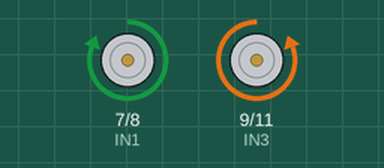
A sketch run on a simulated Arduino Uno, built with avr-gcc and run on an emulated ATmega328P. Shown: motor-driver pin pairs drawn as motors (green arrow = first pin HIGH = forward, orange = second pin HIGH = backward, longer = more drive, scaled by the enable pin).

Above: at 0.2 s.
At 0.8 s:
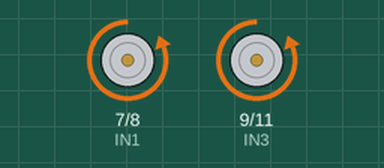
At 3.5 s:
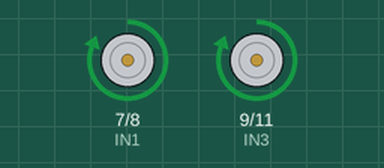
At 4.6 s:
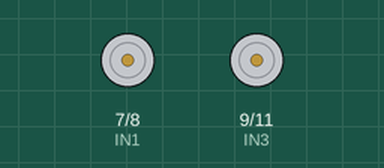
Timing chart, 0 to 7.0 s (numbered marks = the images above):
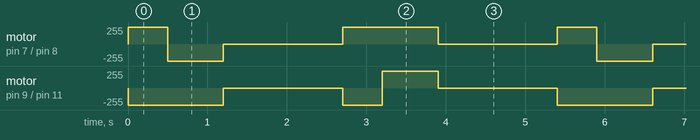

Measured:
- by itself, motor on pin 7 (IN1) / pin 8 (IN2): repeats every 5.4 s: backward 255/255 0.70 s, stopped 1.5 s, forward 255/255 1.2 s, stopped 1.5 s, forward 255/255 0.50 s
- by itself, motor on pin 9 (IN3) / pin 11 (IN4): repeats every 5.4 s: stopped 1.5 s, backward 255/255 0.50 s, forward 255/255 0.70 s, stopped 1.5 s, backward 255/255 1.2 s

The sketch:

Robot_Motor_Control.ino
```cpp
int ENA=5;
int ENB=6;
int IN1=7;
int IN2=8;
int IN3=9;
int IN4=11;


void setup() {
  // put your setup code here, to run once:
pinMode(ENA,OUTPUT);
pinMode(ENB,OUTPUT);
pinMode(IN1,OUTPUT);
pinMode(IN2,OUTPUT);
pinMode(IN3,OUTPUT);
pinMode(IN4,OUTPUT);
digitalWrite(ENA,HIGH);
digitalWrite(ENB,HIGH);


}

void loop() {
  tenfeet();
  left180();
  stopNwait();

  tenfeet();
  right180();
  stopNwait();
}


void stopNwait(){
  digitalWrite(IN1,LOW);
  digitalWrite(IN2,LOW);
  digitalWrite(IN3,LOW);
  digitalWrite(IN4,LOW);
  delay(1500);
  }

void tenfeet(){
  digitalWrite(IN1,HIGH);
  digitalWrite(IN2,LOW);
  digitalWrite(IN3,LOW);
  digitalWrite(IN4,HIGH);
  delay(500);
  }

void right180(){
  digitalWrite(IN1,HIGH);   /*right*/
  digitalWrite(IN2,LOW);
  digitalWrite(IN3,HIGH);
  digitalWrite(IN4,LOW);
  delay(700);
}

void left180(){
  digitalWrite(IN1,LOW);    /*left*/
  digitalWrite(IN2,HIGH);
  digitalWrite(IN3,LOW);
  digitalWrite(IN4,HIGH);
  delay(700);

  }
```
